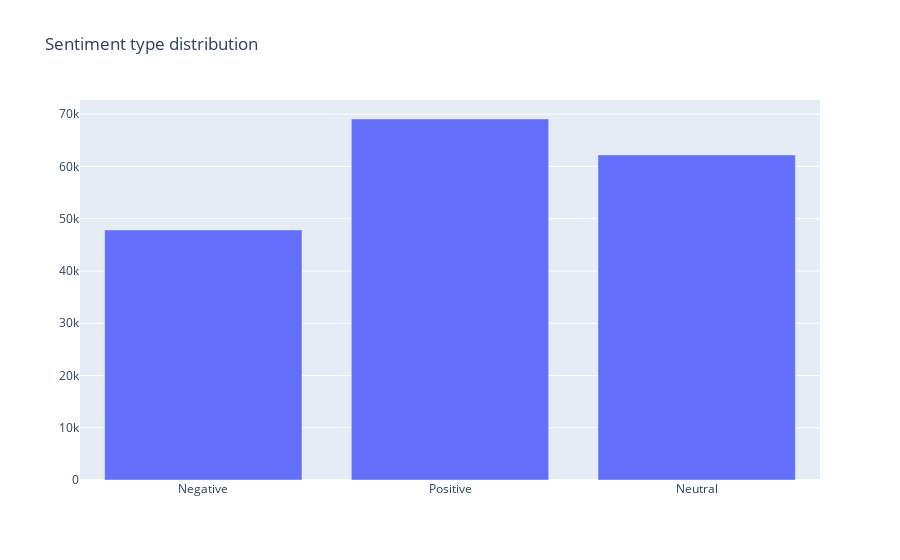

The cell this chart's notebook holds for it:
### Code cell
import plotly
from plotly import graph_objs
# let's look at the distribution of labels across the tweets. 1 (positive) or 0 (negative)
pos = len(train[train["Sentiment"] == 0])
neg = len(train[train["Sentiment"] == 2])
neu = len(train[train["Sentiment"] == 1])


dist = [
    graph_objs.Bar(
        x=["Negative","Positive","Neutral"],
        y=[neg, pos,neu],
        
)]
plotly.offline.iplot({"data":dist, "layout":graph_objs.Layout(title="Sentiment type distribution")})

### Figure 1 — Plotly figure (JSON) as saved in the notebook; plotly's stock layout.template omitted (floating-point values rounded to 4 significant figures)
{"data": [{"type": "bar", "x": ["Negative", "Positive", "Neutral"], "y": [47836, 69073, 62199]}], "layout": {"autosize": true, "hovermode": "closest", "title": {"text": "Sentiment type distribution"}, "xaxis": {"autorange": true, "range": [-0.5, 2.5], "showspikes": false, "type": "category"}, "yaxis": {"autorange": true, "range": [0, 72710.0], "showspikes": false, "type": "linear"}}}
